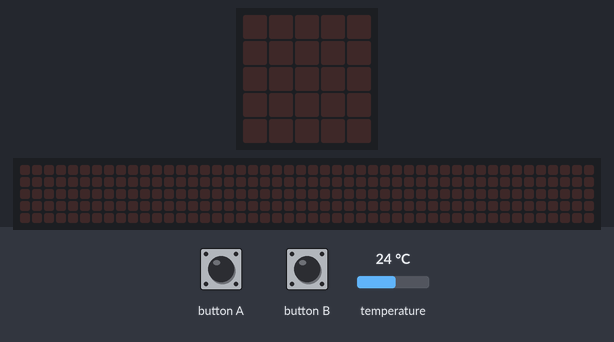
Simulated run of this program. Board: BBC micro:bit (MakeCode). Shown: the board's 5×5 LED display, a strip that is not on the board, showing the scrolling text unrolled. The test bench sets the inputs (shaded band); at power-on: temperature 24 °C. Random numbers come from a fixed seed; the 48×5 strip is a reading aid, not a part: it shows the text the display is scrolling, unrolled, one strip-width of it at a time.

Above: at 1.2 s.
1.3 s: button B pressed for 0.15 s
At 4.0 s:
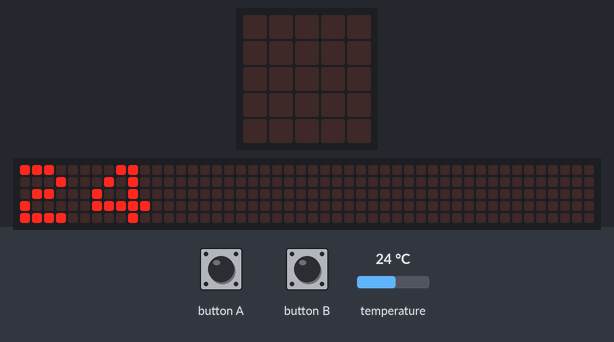
4.3 s: button A pressed for 0.15 s
At 5.5 s:
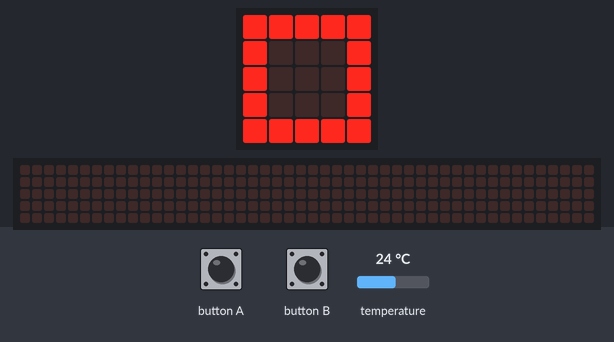
5.9 s: button A pressed for 0.15 s
At 6.8 s:
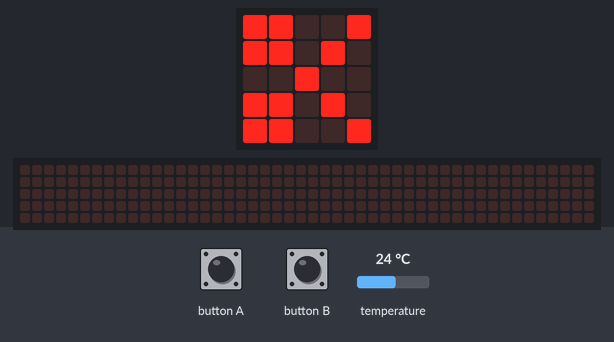
7.5 s: button B pressed for 0.15 s
At 7.72 s:
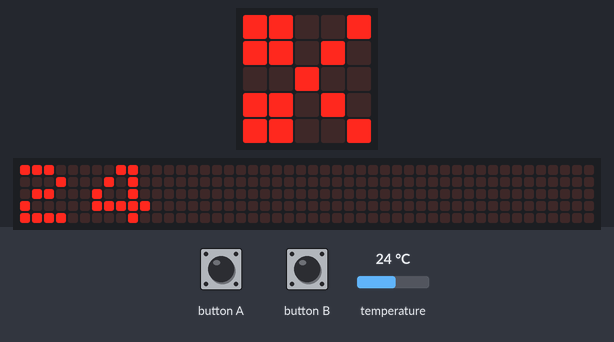
10.5 s: button A pressed 5 times (0.12 s each, 0.3 s apart)
At 12.5 s:
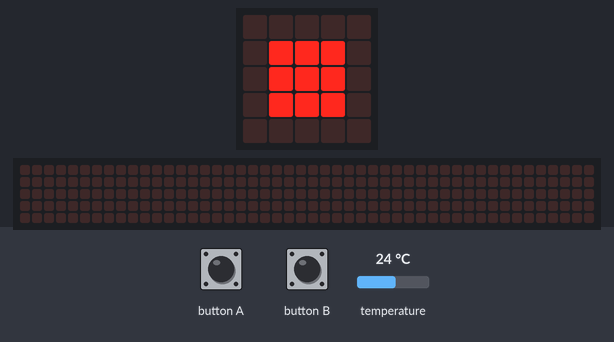
13.5 s: button B pressed for 0.15 s
At 13.72 s:
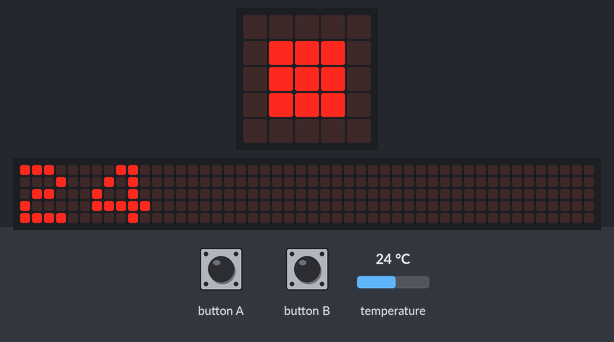
Timing chart, 0 to 16.5 s (numbered marks = the images above; inputs shaded):
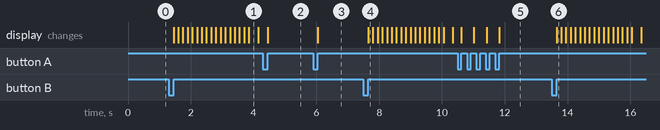

The program:

main.ts
```typescript
let hand = 0
input.onButtonPressed(Button.A, function on_button_pressed_a() {

    hand = randint(1, 3)
    if (hand == 1) {
        basic.showLeds(`
            # # # # #
                        # . . . #
                        # . . . #
                        # . . . #
                        # # # # #
        `)
    } else if (hand == 2) {
        basic.showLeds(`
            . . . . .
                        . # # # .
                        . # # # .
                        . # # # .
                        . . . . .
        `)
    } else {
        basic.showLeds(`
            # # . . #
                        # # . # .
                        . . # . .
                        # # . # .
                        # # . . #
        `)
    }

})
input.onButtonPressed(Button.B, function on_button_pressed_b() {
    basic.showString("" + ("" + input.temperature()))
})
```

test.ts
```typescript
// 在此处测试；当此软件包作为插件使用时，将不会编译此软件包。
```

Measured:
- after the input at 1.3 s, the display: changes after 0.15 s (image 1)
- after the input at 4.3 s, the display: changes after 0.15 s (image 2)
- after the input at 5.9 s, the display: changes after 0.15 s (image 3)
- after the input at 7.5 s, the display: changes after 0.15 s (image 4)
- after the input at 10.5 s, the display: first changes after 0.12 s (image 5 shows a later state)
- after the input at 13.5 s, the display: changes after 0.15 s (image 6)
